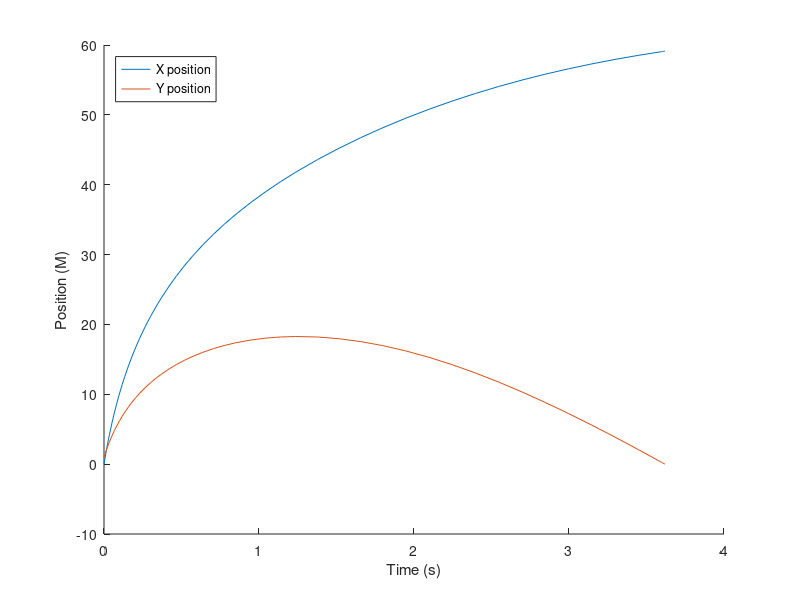

Write MATLAB code to recreate this figure.
% Simulates the flight of a human cannonball.
% Precondition: n/a.
% Postcondition: the results have been plotted.

function res = ex12_3()
    % close all open figures
    close all;
    
    % set the parameters
    P = [0; 1];     % initial position in m
    V = [137; 71];  % initial velocity in m/s
    W = [P; V];     % initial conditions
    tspan = [0 6];

    % solve ODE
    options = odeset('Events', @event_func);
    [T, M] = ode45(@rate_func, tspan, W, options);

    % unpack the derivatives
    P = M(:, 1:2);
    V = M(:, 3:4);
    X = P(:, 1);
    Y = P(:, 2);

    % plot the results
    hold on;
    plot(T, X);
    plot(T, Y);
    hold off;
    xlabel('Time (s)');
    ylabel('Position (M)');
    legend('X position', 'Y position', 'Location', 'northwest');

    % display the final values
    X(end)
    Y(end)
    V(end, :)
end

function res = rate_func(t, W)
    % unpack position and velocity
    P = W(1:2);
    V = W(3:4);

    % compute the derivatives
    dPdt = V;
    dVdt = acceleration(V);

    % pack the derivatives into a column vector
    res = [dPdt; dVdt];
end

function res = acceleration(V)
    m = 0.145;              % mass in kg
    g = 9.8;                % gravitational acceleration in m / s^2
    a_g = [0; -g];

    a_d = drag_force(V) / m;

    res = a_g + a_d;
end

function res = drag_force(V)
    rho = 1.3;              % air density in kg / m^3
    v = norm(V);            % magnitude of velocity in m/s
    c_d = 0.7;              % drag coefficient; dimensionless
    a = 0.0163;             % cross-sectional area in m^2
    
    res = -1/2 * rho * v * c_d * a * V;
end

function [value, isterminal, direction] = event_func(t, W)
    value = W(2);
    isterminal = 1;
    direction = -1;
end